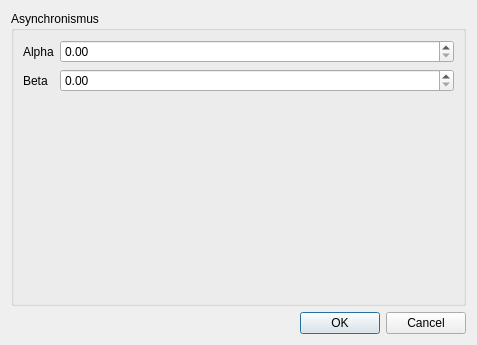
<?xml version="1.0" encoding="UTF-8"?>
<ui version="4.0">
 <class>AutomataSettings</class>
 <widget class="QDialog" name="AutomataSettings">
  <property name="geometry">
   <rect>
    <x>0</x>
    <y>0</y>
    <width>477</width>
    <height>345</height>
   </rect>
  </property>
  <property name="windowTitle">
   <string>Dialog</string>
  </property>
  <layout class="QVBoxLayout" name="verticalLayout">
   <item>
    <widget class="QGroupBox" name="asynchronism">
     <property name="title">
      <string>Asynchronismus</string>
     </property>
     <layout class="QFormLayout" name="formLayout">
      <property name="fieldGrowthPolicy">
       <enum>QFormLayout::AllNonFixedFieldsGrow</enum>
      </property>
      <item row="1" column="1">
       <widget class="QDoubleSpinBox" name="alpha">
        <property name="maximum">
         <double>1.000000000000000</double>
        </property>
        <property name="singleStep">
         <double>0.100000000000000</double>
        </property>
       </widget>
      </item>
      <item row="3" column="1">
       <widget class="QDoubleSpinBox" name="beta">
        <property name="maximum">
         <double>1.000000000000000</double>
        </property>
        <property name="singleStep">
         <double>0.100000000000000</double>
        </property>
       </widget>
      </item>
      <item row="3" column="0">
       <widget class="QLabel" name="betaText">
        <property name="text">
         <string>Beta</string>
        </property>
       </widget>
      </item>
      <item row="1" column="0">
       <widget class="QLabel" name="alphaText">
        <property name="text">
         <string>Alpha</string>
        </property>
       </widget>
      </item>
     </layout>
    </widget>
   </item>
   <item>
    <widget class="QDialogButtonBox" name="buttonBox">
     <property name="orientation">
      <enum>Qt::Horizontal</enum>
     </property>
     <property name="standardButtons">
      <set>QDialogButtonBox::Cancel|QDialogButtonBox::Ok</set>
     </property>
    </widget>
   </item>
  </layout>
 </widget>
 <resources/>
 <connections>
  <connection>
   <sender>buttonBox</sender>
   <signal>accepted()</signal>
   <receiver>AutomataSettings</receiver>
   <slot>accept()</slot>
   <hints>
    <hint type="sourcelabel">
     <x>248</x>
     <y>254</y>
    </hint>
    <hint type="destinationlabel">
     <x>157</x>
     <y>274</y>
    </hint>
   </hints>
  </connection>
  <connection>
   <sender>buttonBox</sender>
   <signal>rejected()</signal>
   <receiver>AutomataSettings</receiver>
   <slot>reject()</slot>
   <hints>
    <hint type="sourcelabel">
     <x>316</x>
     <y>260</y>
    </hint>
    <hint type="destinationlabel">
     <x>286</x>
     <y>274</y>
    </hint>
   </hints>
  </connection>
 </connections>
</ui>
